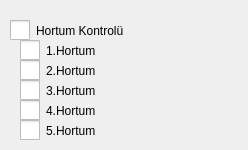
            <widget class="QWidget" name="basn_ayar">
             <widget class="QCheckBox" name="cB_tte_11">
              <property name="geometry">
               <rect>
                <x>20</x>
                <y>80</y>
                <width>101</width>
                <height>21</height>
               </rect>
              </property>
              <property name="styleSheet">
               <string notr="true">
QCheckBox::indicator {
    width:20px;
    height: 20px;
}

  QCheckBox::indicator:checked
  {
image: url(:/images/img/qt3.PNG);
  }
  QCheckBox::indicator:unchecked
  {
image: url(:/images/img/qt4.PNG);
}
QCheckBox{
font: 12pt &quot;Gill Sans MT&quot;;
}
</string>
              </property>
              <property name="text">
               <string>3.Hortum</string>
              </property>
              <property name="checked">
               <bool>false</bool>
              </property>
             </widget>
             <widget class="QCheckBox" name="cB_tte_12">
              <property name="geometry">
               <rect>
                <x>20</x>
                <y>100</y>
                <width>91</width>
                <height>21</height>
               </rect>
              </property>
              <property name="styleSheet">
               <string notr="true">
QCheckBox::indicator {
    width:20px;
    height: 20px;
}

  QCheckBox::indicator:checked
  {
image: url(:/images/img/qt3.PNG);
  }
  QCheckBox::indicator:unchecked
  {
image: url(:/images/img/qt4.PNG);
}
QCheckBox{
font: 12pt &quot;Gill Sans MT&quot;;
}
</string>
              </property>
              <property name="text">
               <string>4.Hortum</string>
              </property>
              <property name="checked">
               <bool>false</bool>
              </property>
             </widget>
             <widget class="QCheckBox" name="cB_tte_10">
              <property name="geometry">
               <rect>
                <x>20</x>
                <y>60</y>
                <width>91</width>
                <height>21</height>
               </rect>
              </property>
              <property name="styleSheet">
               <string notr="true">
QCheckBox::indicator {
    width:20px;
    height: 20px;
}

  QCheckBox::indicator:checked
  {
image: url(:/images/img/qt3.PNG);
  }
  QCheckBox::indicator:unchecked
  {
image: url(:/images/img/qt4.PNG);
}
QCheckBox{
font: 12pt &quot;Gill Sans MT&quot;;
}
</string>
              </property>
              <property name="text">
               <string>2.Hortum</string>
              </property>
              <property name="checked">
               <bool>false</bool>
              </property>
             </widget>
             <widget class="QCheckBox" name="cB_tte_8">
              <property name="geometry">
               <rect>
                <x>10</x>
                <y>20</y>
                <width>143</width>
                <height>21</height>
               </rect>
              </property>
              <property name="styleSheet">
               <string notr="true">QCheckBox::indicator {
    width:20px;
    height: 20px;
}

  QCheckBox::indicator:checked
  {
image: url(:/images/img/qt3.PNG);
  }
  QCheckBox::indicator:unchecked
  {
image: url(:/images/img/qt4.PNG);
}
QCheckBox{
font: 12pt &quot;Gill Sans MT&quot;;
}
</string>
              </property>
              <property name="text">
               <string>Hortum Kontrolü</string>
              </property>
              <property name="checked">
               <bool>false</bool>
              </property>
             </widget>
             <widget class="QCheckBox" name="cB_tte_9">
              <property name="geometry">
               <rect>
                <x>20</x>
                <y>40</y>
                <width>219</width>
                <height>21</height>
               </rect>
              </property>
              <property name="styleSheet">
               <string notr="true">
QCheckBox::indicator {
    width:20px;
    height: 20px;
}

  QCheckBox::indicator:checked
  {
image: url(:/images/img/qt3.PNG);
  }
  QCheckBox::indicator:unchecked
  {
image: url(:/images/img/qt4.PNG);
}
QCheckBox{
font: 12pt &quot;Gill Sans MT&quot;;
}
</string>
              </property>
              <property name="text">
               <string>1.Hortum</string>
              </property>
              <property name="checked">
               <bool>false</bool>
              </property>
             </widget>
             <widget class="QCheckBox" name="cB_tte_13">
              <property name="geometry">
               <rect>
                <x>20</x>
                <y>120</y>
                <width>91</width>
                <height>21</height>
               </rect>
              </property>
              <property name="styleSheet">
               <string notr="true">
QCheckBox::indicator {
    width:20px;
    height: 20px;
}

  QCheckBox::indicator:checked
  {
image: url(:/images/img/qt3.PNG);
  }
  QCheckBox::indicator:unchecked
  {
image: url(:/images/img/qt4.PNG);
}
QCheckBox{
font: 12pt &quot;Gill Sans MT&quot;;
}
</string>
              </property>
              <property name="text">
               <string>5.Hortum</string>
              </property>
              <property name="checked">
               <bool>false</bool>
              </property>
             </widget>
            </widget>
